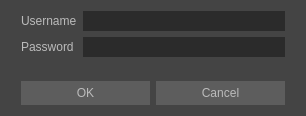
<?xml version="1.0" encoding="UTF-8"?>
<ui version="4.0">
 <class>Dialog</class>
 <widget class="QDialog" name="Dialog">
  <property name="geometry">
   <rect>
    <x>0</x>
    <y>0</y>
    <width>306</width>
    <height>116</height>
   </rect>
  </property>
  <property name="windowTitle">
   <string>SVN User Login</string>
  </property>
  <property name="styleSheet">
   <string notr="true">QWidget
{
	color:  rgb(187, 187, 187);
	background-color: rgb(68, 68, 68);
}

QLineEdit
{
	border: none;
	border-width: 2px;
	color:  rgb(187, 187, 187);
	background-color: rgb(43, 43, 43);
	padding: 2px;	
}

QPlainTextEdit
{
	border: none;
	color:  rgb(187, 187, 187);
	background-color: rgb(43, 43, 43);	
}

QPushButton
{
	border-style: outset;
	color:  rgb(187, 187, 187);
	background-color: rgb(93, 93, 93);
	padding: 5px;
}

QPushButton:hover
{
   background-color: rgb(112, 112, 112);
}</string>
  </property>
  <layout class="QGridLayout" name="gridLayout">
   <item row="0" column="0">
    <layout class="QVBoxLayout" name="verticalLayout">
     <property name="sizeConstraint">
      <enum>QLayout::SetNoConstraint</enum>
     </property>
     <property name="leftMargin">
      <number>10</number>
     </property>
     <property name="rightMargin">
      <number>10</number>
     </property>
     <item>
      <layout class="QFormLayout" name="formLayout">
       <item row="0" column="0">
        <widget class="QLabel" name="lbl_username">
         <property name="font">
          <font>
           <family>Microsoft Sans Serif</family>
          </font>
         </property>
         <property name="text">
          <string>Username</string>
         </property>
        </widget>
       </item>
       <item row="0" column="1">
        <widget class="QLineEdit" name="str_username">
         <property name="font">
          <font>
           <family>Microsoft Sans Serif</family>
          </font>
         </property>
        </widget>
       </item>
       <item row="1" column="0">
        <widget class="QLabel" name="lbl_password">
         <property name="font">
          <font>
           <family>Microsoft Sans Serif</family>
          </font>
         </property>
         <property name="text">
          <string>Password</string>
         </property>
        </widget>
       </item>
       <item row="1" column="1">
        <widget class="QLineEdit" name="str_password">
         <property name="font">
          <font>
           <family>Microsoft Sans Serif</family>
          </font>
         </property>
         <property name="text">
          <string/>
         </property>
         <property name="echoMode">
          <enum>QLineEdit::Password</enum>
         </property>
        </widget>
       </item>
      </layout>
     </item>
     <item>
      <layout class="QHBoxLayout" name="horizontalLayout">
       <item>
        <widget class="QPushButton" name="btn_ok">
         <property name="font">
          <font>
           <family>Microsoft Sans Serif</family>
          </font>
         </property>
         <property name="text">
          <string>OK</string>
         </property>
        </widget>
       </item>
       <item>
        <widget class="QPushButton" name="btn_cancel">
         <property name="font">
          <font>
           <family>Microsoft Sans Serif</family>
          </font>
         </property>
         <property name="text">
          <string>Cancel</string>
         </property>
        </widget>
       </item>
      </layout>
     </item>
    </layout>
   </item>
  </layout>
 </widget>
 <resources/>
 <connections/>
</ui>
